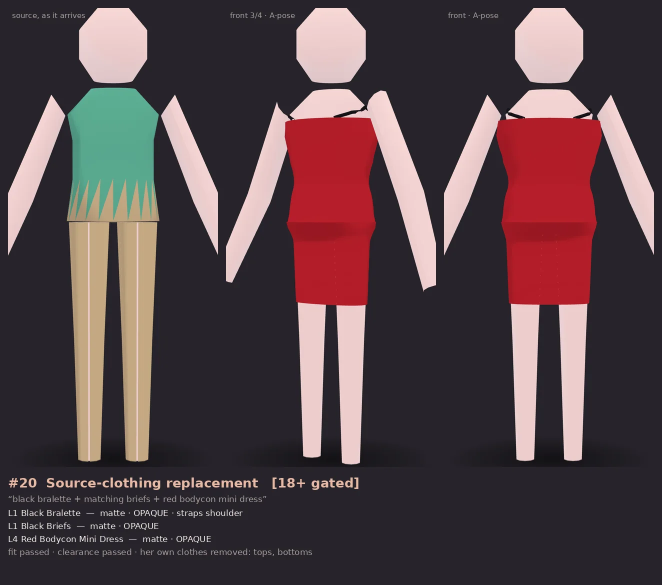
#> input picture assets/gallery/20-source-clothing-replacement.webp, 1324 x 1170 px (shown at 1/2 size)
$ python -i compose.py   (imports and definitions only)
#> lines starting #> are read from the running program, lines starting #| are printed output that depends on the picture
"""Compose each look's renders and its checks into one captioned image.

    python tools/gallery/compose.py OUT_DIR [GALLERY_DIR]

GALLERY_DIR defaults to assets/gallery. Captions are the plan and the fit report
from g-records.json — what the pipeline decided, not a description written after
looking at the picture. A caption that disagrees with its image is a finding.
"""

import json
import re
import sys
from pathlib import Path

from PIL import Image, ImageDraw, ImageFont

PANEL_W = 420
GAP = 16
BG, INK, MUTED, ACCENT = (38, 35, 42), (244, 237, 230), (169, 159, 154), (232, 185, 164)


def font(name: str, size: int) -> ImageFont.ImageFont:
#> called with name = 'DejaVuSans-Bold.ttf', size = 26
    for folder in ("/usr/share/fonts/truetype/dejavu", "/Library/Fonts", "C:/Windows/Fonts"):
        try:
            return ImageFont.truetype(f"{folder}/{name}", size)
        except OSError:
            continue
    return ImageFont.load_default()


BOLD = font("DejaVuSans-Bold.ttf", 26)
BODY = font("DejaVuSans.ttf", 17)
SMALL = font("DejaVuSans.ttf", 15)


def panel(path: Path) -> Image.Image:
    """One render, cropped to her figure and scaled to the panel width."""
    image = Image.open(path).convert("RGB")
#> image is the input picture: PIL image 1324x1170 RGB; mean R, G, B 85.6, 67.2, 71.4
    w, h = image.size
#> w = 1324; h = 1170
    image = image.crop((int(w * 0.14), int(h * 0.05), int(w * 0.86), int(h * 0.96)))
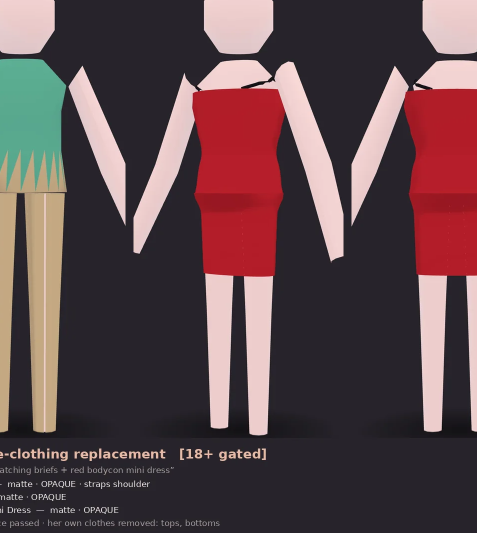
#> image: PIL image 953x1065 RGB (shown at 1/2 size); mean R, G, B 93.2, 71, 74.8
    return image.resize((PANEL_W, int(PANEL_W * image.height / image.width)), Image.LANCZOS)
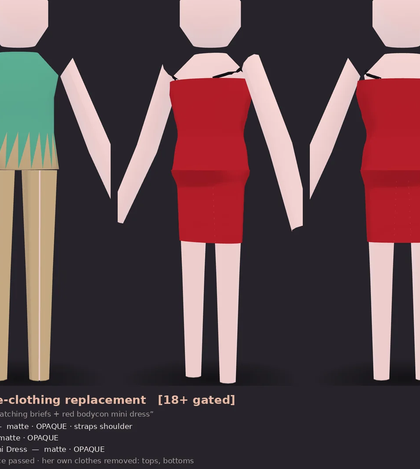
#> returned value: PIL image 420x469 RGB; mean R, G, B 93.2, 71, 74.8


def slug(text: str) -> str:
    return re.sub(r"[^a-z0-9]+", "-", text.lower()).strip("-")


# [87 lines left out: functions describe, wrap, compose, main, not called in this run]


# [2 lines not run here, left out]

>>> result = panel('../../assets/gallery/20-source-clothing-replacement.webp')
